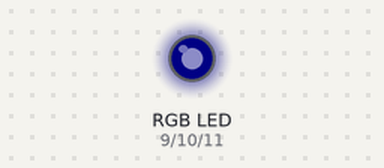
The sketch below on a simulated Arduino Uno, built with avr-gcc and run on an emulated ATmega328P. Parts: an RGB LED mixed from three pins (HIGH = lit). Dim RGB values are drawn brighter than linear; what the sketch prints to the serial monitor is not drawn.

Above: at 0.15 s.
At 9.24 s:
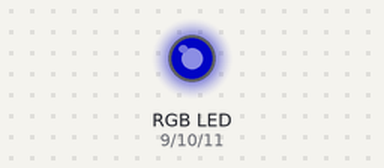
At 18.65 s:
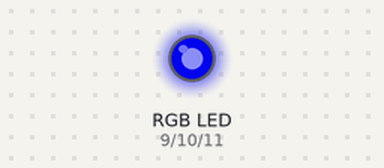
At 38.97 s:
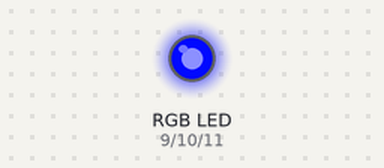
Timing chart, 0 to 40.0 s (numbered marks = the images above):
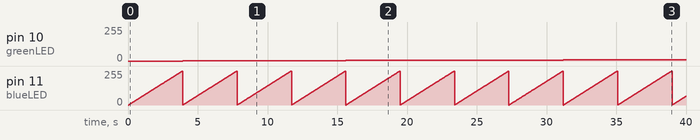

Measured:
- by itself, pin 10 (greenLED): moves from 0/255 to 10/255 over 35.1 s
- by itself, pin 11 (blueLED): ramps from 0/255 to 255/255 and jumps back, once every 3.9 s

The sketch:

RGBEveryColorAttempt.ino
```cpp
int redLED = 9;
int greenLED = 10;
int blueLED = 11;
int tempA = 0;

void setup() {
  pinMode(redLED, OUTPUT);
  pinMode(greenLED, OUTPUT);
  pinMode(blueLED, OUTPUT);
  Serial.begin(9600);
}

void loop() {

for (int r = 0; r<256; r++) {
  analogWrite(redLED, r);
  Serial.print(r);
  delay(15);
  for(int g = 0; g<256; g++) {
    analogWrite(greenLED, g);
    Serial.print(g);
    delay(15);
    for(int b = 0 ; b<256; b++) {
      analogWrite(blueLED, b);
      Serial.println(b);
      delay(15);
    }

  }
}
}
```
